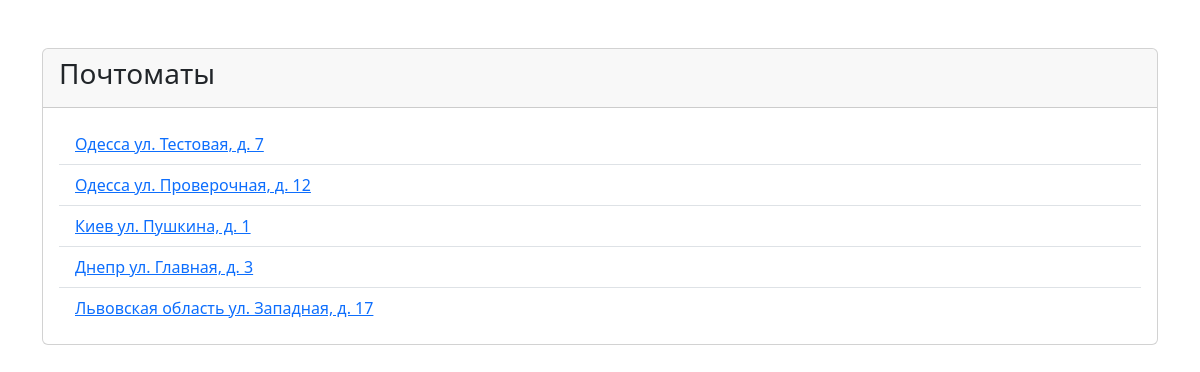
Screenshot of /post_machine/ with the database file from the repository.
### post_machine/models.py (models this page shows)
class PostMachine(models.Model):
    address = models.CharField(max_length=100)
    city = models.CharField(max_length=100)
    def __str__(self):
        return f'{self.city} {self.address}'

### post_machine/views.py (the view)
# urls.py: path('', post_machine.views.post_machine_view),
def post_machine_view(request):
    post_machines = models.PostMachine.objects.all()
    return render(request, 'post_machine/post_machines_page.html', {'post_machines': post_machines})

### templates/post_machine/post_machines_page.html
{% extends 'base.html' %}
{% block content %}
    <div class="container mt-5">
        <div class="card">
            <div class="card-header">
                <h3>Почтоматы</h3>
            </div>
            <div class="card-body">
                <ul class="list-group list-group-flush">
                    {% for post_machine in post_machines %}
                        <li class="list-group-item">
                            <a href="/post_machine/{{ post_machine.pk }}/">{{ post_machine }}</a>
                        </li>
                    {% endfor %}
                </ul>
            </div>
        </div>
    </div>
{% endblock %}

### rows the page displays
PostMachine: city+address "Одесса ул. Тестовая, д. 7"
PostMachine: city+address "Одесса ул. Проверочная, д. 12"
PostMachine: city+address "Киев ул. Пушкина, д. 1"
PostMachine: city+address "Днепр ул. Главная, д. 3"
PostMachine: city+address "Львовская область ул. Западная, д. 17"
